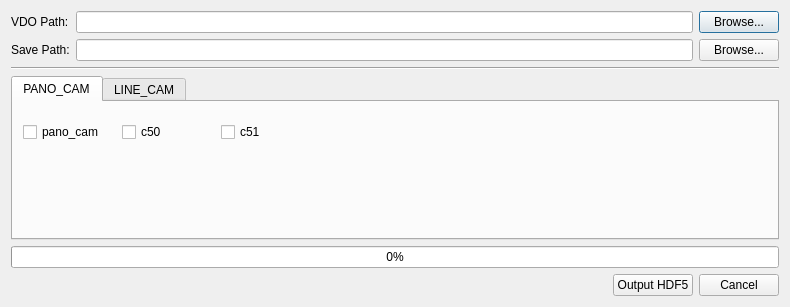
<?xml version="1.0" encoding="UTF-8"?>
<ui version="4.0">
 <class>Dialog</class>
 <widget class="QDialog" name="Dialog">
  <property name="geometry">
   <rect>
    <x>0</x>
    <y>0</y>
    <width>790</width>
    <height>307</height>
   </rect>
  </property>
  <property name="windowTitle">
   <string>OUTPUT HDF5</string>
  </property>
  <layout class="QGridLayout" name="gridLayout_2">
   <item row="0" column="0">
    <layout class="QGridLayout" name="gridLayout">
     <item row="0" column="2">
      <widget class="QPushButton" name="pushButton_2">
       <property name="text">
        <string>Browse...</string>
       </property>
      </widget>
     </item>
     <item row="0" column="0">
      <widget class="QLabel" name="label_2">
       <property name="text">
        <string>VDO Path:</string>
       </property>
      </widget>
     </item>
     <item row="1" column="2">
      <widget class="QPushButton" name="pushButton_3">
       <property name="text">
        <string>Browse...</string>
       </property>
      </widget>
     </item>
     <item row="1" column="0">
      <widget class="QLabel" name="label_3">
       <property name="text">
        <string>Save Path:</string>
       </property>
      </widget>
     </item>
     <item row="1" column="1">
      <widget class="QLineEdit" name="lineEdit_3"/>
     </item>
     <item row="0" column="1">
      <widget class="QLineEdit" name="lineEdit_2"/>
     </item>
    </layout>
   </item>
   <item row="3" column="0">
    <widget class="QProgressBar" name="progressBar">
     <property name="value">
      <number>0</number>
     </property>
    </widget>
   </item>
   <item row="1" column="0">
    <widget class="Line" name="line">
     <property name="orientation">
      <enum>Qt::Horizontal</enum>
     </property>
    </widget>
   </item>
   <item row="2" column="0">
    <widget class="QTabWidget" name="tabWidget">
     <property name="currentIndex">
      <number>0</number>
     </property>
     <widget class="QWidget" name="pano_tab">
      <attribute name="title">
       <string>PANO_CAM</string>
      </attribute>
      <widget class="QWidget" name="gridLayoutWidget_2">
       <property name="geometry">
        <rect>
         <x>10</x>
         <y>10</y>
         <width>291</width>
         <height>41</height>
        </rect>
       </property>
       <layout class="QGridLayout" name="gridLayout_3">
        <item row="1" column="2">
         <widget class="QCheckBox" name="checkBox_3">
          <property name="text">
           <string>c51</string>
          </property>
         </widget>
        </item>
        <item row="1" column="1">
         <widget class="QCheckBox" name="checkBox_2">
          <property name="text">
           <string>c50</string>
          </property>
         </widget>
        </item>
        <item row="1" column="0">
         <widget class="QCheckBox" name="checkBox">
          <property name="text">
           <string>pano_cam</string>
          </property>
         </widget>
        </item>
       </layout>
      </widget>
     </widget>
     <widget class="QWidget" name="line_tab">
      <attribute name="title">
       <string>LINE_CAM</string>
      </attribute>
      <widget class="QWidget" name="gridLayoutWidget_3">
       <property name="geometry">
        <rect>
         <x>10</x>
         <y>10</y>
         <width>391</width>
         <height>41</height>
        </rect>
       </property>
       <layout class="QGridLayout" name="gridLayout_4">
        <item row="1" column="1">
         <widget class="QCheckBox" name="checkBox_7">
          <property name="text">
           <string>60</string>
          </property>
         </widget>
        </item>
        <item row="1" column="4">
         <widget class="QCheckBox" name="checkBox_4">
          <property name="text">
           <string>65</string>
          </property>
         </widget>
        </item>
        <item row="1" column="3">
         <widget class="QCheckBox" name="checkBox_5">
          <property name="text">
           <string>64</string>
          </property>
         </widget>
        </item>
        <item row="1" column="0">
         <widget class="QCheckBox" name="checkBox_6">
          <property name="text">
           <string>cam_6</string>
          </property>
         </widget>
        </item>
        <item row="1" column="2">
         <widget class="QCheckBox" name="checkBox_8">
          <property name="text">
           <string>61</string>
          </property>
         </widget>
        </item>
       </layout>
      </widget>
      <widget class="QWidget" name="gridLayoutWidget_4">
       <property name="geometry">
        <rect>
         <x>10</x>
         <y>50</y>
         <width>391</width>
         <height>41</height>
        </rect>
       </property>
       <layout class="QGridLayout" name="gridLayout_5">
        <item row="1" column="1">
         <widget class="QCheckBox" name="checkBox_9">
          <property name="text">
           <string>70</string>
          </property>
         </widget>
        </item>
        <item row="1" column="4">
         <widget class="QCheckBox" name="checkBox_10">
          <property name="text">
           <string>75</string>
          </property>
         </widget>
        </item>
        <item row="1" column="3">
         <widget class="QCheckBox" name="checkBox_11">
          <property name="text">
           <string>74</string>
          </property>
         </widget>
        </item>
        <item row="1" column="0">
         <widget class="QCheckBox" name="checkBox_12">
          <property name="text">
           <string>cam_7</string>
          </property>
         </widget>
        </item>
        <item row="1" column="2">
         <widget class="QCheckBox" name="checkBox_13">
          <property name="text">
           <string>71</string>
          </property>
         </widget>
        </item>
       </layout>
      </widget>
     </widget>
    </widget>
   </item>
   <item row="4" column="0">
    <layout class="QHBoxLayout" name="horizontalLayout">
     <item>
      <spacer name="horizontalSpacer">
       <property name="orientation">
        <enum>Qt::Horizontal</enum>
       </property>
       <property name="sizeHint" stdset="0">
        <size>
         <width>40</width>
         <height>20</height>
        </size>
       </property>
      </spacer>
     </item>
     <item>
      <widget class="QPushButton" name="pushButton_5">
       <property name="text">
        <string>Output HDF5</string>
       </property>
      </widget>
     </item>
     <item>
      <widget class="QPushButton" name="pushButton_4">
       <property name="text">
        <string>Cancel</string>
       </property>
      </widget>
     </item>
    </layout>
   </item>
  </layout>
 </widget>
 <resources/>
 <connections>
  <connection>
   <sender>checkBox</sender>
   <signal>toggled(bool)</signal>
   <receiver>checkBox_2</receiver>
   <slot>setChecked(bool)</slot>
   <hints>
    <hint type="sourcelabel">
     <x>62</x>
     <y>157</y>
    </hint>
    <hint type="destinationlabel">
     <x>141</x>
     <y>166</y>
    </hint>
   </hints>
  </connection>
  <connection>
   <sender>checkBox</sender>
   <signal>toggled(bool)</signal>
   <receiver>checkBox_3</receiver>
   <slot>setChecked(bool)</slot>
   <hints>
    <hint type="sourcelabel">
     <x>72</x>
     <y>156</y>
    </hint>
    <hint type="destinationlabel">
     <x>262</x>
     <y>162</y>
    </hint>
   </hints>
  </connection>
  <connection>
   <sender>checkBox_6</sender>
   <signal>toggled(bool)</signal>
   <receiver>checkBox_7</receiver>
   <slot>setChecked(bool)</slot>
   <hints>
    <hint type="sourcelabel">
     <x>34</x>
     <y>155</y>
    </hint>
    <hint type="destinationlabel">
     <x>121</x>
     <y>163</y>
    </hint>
   </hints>
  </connection>
  <connection>
   <sender>checkBox_6</sender>
   <signal>toggled(bool)</signal>
   <receiver>checkBox_8</receiver>
   <slot>setChecked(bool)</slot>
   <hints>
    <hint type="sourcelabel">
     <x>31</x>
     <y>157</y>
    </hint>
    <hint type="destinationlabel">
     <x>230</x>
     <y>163</y>
    </hint>
   </hints>
  </connection>
  <connection>
   <sender>checkBox_6</sender>
   <signal>toggled(bool)</signal>
   <receiver>checkBox_5</receiver>
   <slot>setChecked(bool)</slot>
   <hints>
    <hint type="sourcelabel">
     <x>31</x>
     <y>162</y>
    </hint>
    <hint type="destinationlabel">
     <x>323</x>
     <y>164</y>
    </hint>
   </hints>
  </connection>
  <connection>
   <sender>checkBox_6</sender>
   <signal>toggled(bool)</signal>
   <receiver>checkBox_4</receiver>
   <slot>setChecked(bool)</slot>
   <hints>
    <hint type="sourcelabel">
     <x>28</x>
     <y>161</y>
    </hint>
    <hint type="destinationlabel">
     <x>419</x>
     <y>161</y>
    </hint>
   </hints>
  </connection>
  <connection>
   <sender>checkBox_12</sender>
   <signal>toggled(bool)</signal>
   <receiver>checkBox_9</receiver>
   <slot>setChecked(bool)</slot>
   <hints>
    <hint type="sourcelabel">
     <x>37</x>
     <y>202</y>
    </hint>
    <hint type="destinationlabel">
     <x>142</x>
     <y>205</y>
    </hint>
   </hints>
  </connection>
  <connection>
   <sender>checkBox_12</sender>
   <signal>toggled(bool)</signal>
   <receiver>checkBox_13</receiver>
   <slot>setChecked(bool)</slot>
   <hints>
    <hint type="sourcelabel">
     <x>33</x>
     <y>199</y>
    </hint>
    <hint type="destinationlabel">
     <x>240</x>
     <y>205</y>
    </hint>
   </hints>
  </connection>
  <connection>
   <sender>checkBox_12</sender>
   <signal>toggled(bool)</signal>
   <receiver>checkBox_11</receiver>
   <slot>setChecked(bool)</slot>
   <hints>
    <hint type="sourcelabel">
     <x>51</x>
     <y>197</y>
    </hint>
    <hint type="destinationlabel">
     <x>332</x>
     <y>203</y>
    </hint>
   </hints>
  </connection>
  <connection>
   <sender>checkBox_12</sender>
   <signal>toggled(bool)</signal>
   <receiver>checkBox_10</receiver>
   <slot>setChecked(bool)</slot>
   <hints>
    <hint type="sourcelabel">
     <x>36</x>
     <y>196</y>
    </hint>
    <hint type="destinationlabel">
     <x>423</x>
     <y>196</y>
    </hint>
   </hints>
  </connection>
 </connections>
</ui>
